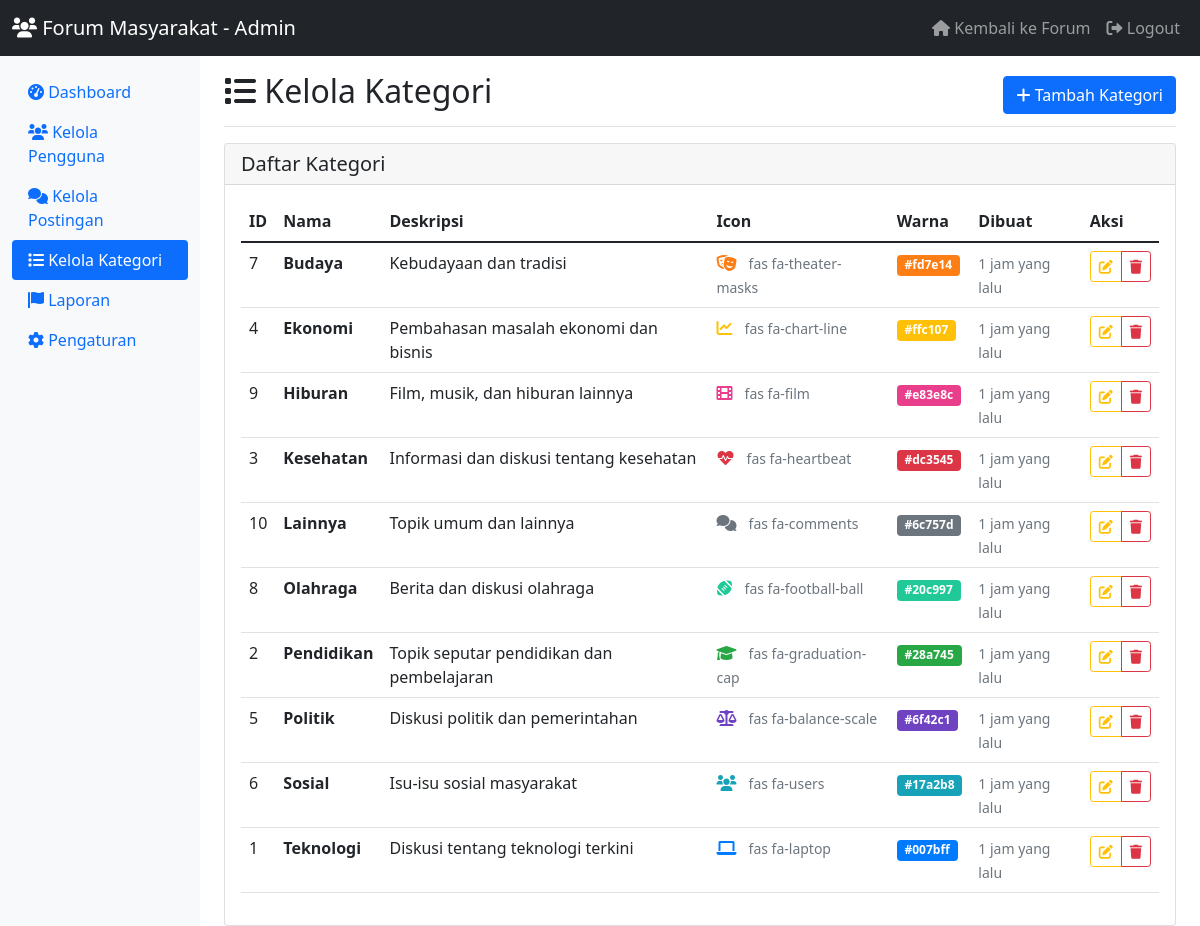
Screenshot of /admin/categories.php (signed in) with the database file from the repository.
### tables this page shows
CREATE TABLE categories (
    id INT AUTO_INCREMENT PRIMARY KEY,
    name VARCHAR(100) NOT NULL,
    description TEXT,
    icon VARCHAR(50) DEFAULT NULL,
    color VARCHAR(7) DEFAULT '#007bff',
    sort_order INT DEFAULT 0,
    created_at TIMESTAMP DEFAULT CURRENT_TIMESTAMP
);

### includes/functions.php (called while the page is built, shortened)
<?php
require_once ROOT_PATH . '/config/database.php';
function getAllCategories()
{
    global $pdo;
    $query = "SELECT * FROM categories ORDER BY name ASC";
    $stmt = $pdo->query($query);
    return $stmt->fetchAll();
}
function timeAgo($datetime)
{
    $time = time() - strtotime($datetime);
    if ($time < 86400) return floor($time / 3600) . ' jam yang lalu';
    return floor($time / 31536000) . ' tahun yang lalu';
}

### admin/categories.php (the view, shortened to what this page needs)
<?php
require_once '../config/database.php';
require_once '../includes/functions.php';
$categories = getAllCategories();
?>
<!DOCTYPE html>
<html lang="id">
<head>
    <link href="https://cdn.jsdelivr.net/npm/bootstrap@5.1.3/dist/css/bootstrap.min.css" rel="stylesheet">
    <link href="https://cdnjs.cloudflare.com/ajax/libs/font-awesome/6.0.0/css/all.min.css" rel="stylesheet">
</head>
<body>
    <nav class="navbar navbar-expand-lg navbar-dark bg-dark">
        <div class="container-fluid">
            <a class="navbar-brand" href="../index.php">
                <i class="fas fa-users"></i> Forum Masyarakat - Admin
            </a>
            <div class="navbar-nav ms-auto">
                <a class="nav-link" href="../index.php">
                    <i class="fas fa-home"></i> Kembali ke Forum
                </a>
                <a class="nav-link" href="../logout.php">
                    <i class="fas fa-sign-out-alt"></i> Logout
                </a>
            </div>
        </div>
    </nav>
    <div class="container-fluid">
        <div class="row">
            <div class="col-md-3 col-lg-2 sidebar bg-light">
                <div class="position-sticky pt-3">
                    <ul class="nav nav-pills flex-column mb-auto">
                        <li class="nav-item">
                            <a href="index.php" class="nav-link">
                                <i class="fas fa-tachometer-alt"></i> Dashboard
                            </a>
                        </li>
                        <li>
                            <a href="users.php" class="nav-link">
                                <i class="fas fa-users"></i> Kelola Pengguna
                            </a>
                        </li>
                        <li>
                            <a href="posts.php" class="nav-link">
                                <i class="fas fa-comments"></i> Kelola Postingan
                            </a>
                        </li>
                        <li>
                            <a href="categories.php" class="nav-link active">
                                <i class="fas fa-list"></i> Kelola Kategori
                            </a>
                        </li>
                        <li>
                            <a href="reports.php" class="nav-link">
                                <i class="fas fa-flag"></i> Laporan
                            </a>
                        </li>
                        <li>
                            <a href="settings.php" class="nav-link">
                                <i class="fas fa-cog"></i> Pengaturan
                            </a>
                        </li>
                    </ul>
                </div>
            </div>
            <div class="col-md-9 ms-sm-auto col-lg-10 px-md-4">
                <div class="d-flex justify-content-between flex-wrap flex-md-nowrap align-items-center pt-3 pb-2 mb-3 border-bottom">
                    <h1 class="h2">
                        <i class="fas fa-list"></i> Kelola Kategori
                    </h1>
                    <button class="btn btn-primary" data-bs-toggle="modal" data-bs-target="#addCategoryModal">
                        <i class="fas fa-plus"></i> Tambah Kategori
                    </button>
                </div>
                <div class="card">
                    <div class="card-header">
                        <h5 class="card-title mb-0">Daftar Kategori</h5>
                    </div>
                    <div class="card-body">
                        <?php if (empty($categories)): ?>
                            <div class="text-center py-4">
                                <i class="fas fa-folder-open fa-3x text-muted mb-3"></i>
                                <h5>Belum Ada Kategori</h5>
                                <p class="text-muted">Mulai dengan membuat kategori pertama!</p>
                                <button class="btn btn-primary" data-bs-toggle="modal" data-bs-target="#addCategoryModal">
                                    <i class="fas fa-plus"></i> Tambah Kategori
                                </button>
                            </div>
                        <?php else: ?>
                            <div class="table-responsive">
                                <table class="table table-hover">
                                    <thead>
                                        <tr>
                                            <th>ID</th>
                                            <th>Nama</th>
                                            <th>Deskripsi</th>
                                            <th>Icon</th>
                                            <th>Warna</th>
                                            <th>Dibuat</th>
                                            <th>Aksi</th>
                                        </tr>
                                    </thead>
                                    <tbody>
                                        <?php foreach ($categories as $category): ?>
                                            <tr>
                                                <td><?php echo $category['id']; ?></td>
                                                <td>
                                                    <strong><?php echo htmlspecialchars($category['name']); ?></strong>
                                                </td>
                                                <td>
                                                    <?php echo htmlspecialchars($category['description'] ?? '-'); ?>
                                                </td>
                                                <td>
                                                    <?php if ($category['icon']): ?>
                                                        <i class="<?php echo htmlspecialchars($category['icon']); ?>"
                                                            style="color: <?php echo htmlspecialchars($category['color']); ?>"></i>
                                                        <small class="text-muted ms-2"><?php echo htmlspecialchars($category['icon']); ?></small>
                                                    <?php else: ?>
                                                        <span class="text-muted">-</span>
                                                    <?php endif; ?>
                                                </td>
                                                <td>
                                                    <span class="badge" style="background-color: <?php echo htmlspecialchars($category['color']); ?>">
                                                        <?php echo htmlspecialchars($category['color']); ?>
                                                    </span>
                                                </td>
                                                <td>
                                                    <small class="text-muted">
                                                        <?php echo timeAgo($category['created_at']); ?>
                                                    </small>
                                                </td>
                                                <td>
                                                    <div class="btn-group btn-group-sm">
                                                        <button type="button" class="btn btn-outline-warning"
                                                            onclick="editCategory(<?php echo htmlspecialchars(json_encode($category)); ?>)">
                                                            <i class="fas fa-edit"></i>
                                                        </button>
                                                        <button type="button" class="btn btn-outline-danger"
                                                            onclick="deleteCategory(<?php echo $category['id']; ?>, '<?php echo htmlspecialchars($category['name']); ?>')">
                                                            <i class="fas fa-trash"></i>
                                                        </button>
                                                    </div>
                                                </td>
                                            </tr>
                                        <?php endforeach; ?>
                                    </tbody>
                                </table>
                            </div>
                        <?php endif; ?>
                    </div>
                </div>
            </div>
        </div>
    </div>
</body>
</html>

### rows the page displays
categories: id "7", name "Budaya", description "Kebudayaan dan tradisi", icon "fas fa-theater-masks", color "#fd7e14", created_at "1 jam yang lalu"
categories: id "4", name "Ekonomi", description "Pembahasan masalah ekonomi dan bisnis", icon "fas fa-chart-line", color "#ffc107", created_at "1 jam yang lalu"
categories: id "9", name "Hiburan", description "Film, musik, dan hiburan lainnya", icon "fas fa-film", color "#e83e8c", created_at "1 jam yang lalu"
categories: id "3", name "Kesehatan", description "Informasi dan diskusi tentang kesehatan", icon "fas fa-heartbeat", color "#dc3545", created_at "1 jam yang lalu"
categories: id "10", name "Lainnya", description "Topik umum dan lainnya", icon "fas fa-comments", color "#6c757d", created_at "1 jam yang lalu"
categories: id "8", name "Olahraga", description "Berita dan diskusi olahraga", icon "fas fa-football-ball", color "#20c997", created_at "1 jam yang lalu"
categories: id "2", name "Pendidikan", description "Topik seputar pendidikan dan pembelajaran", icon "fas fa-graduation-cap", color "#28a745", created_at "1 jam yang lalu"
categories: id "5", name "Politik", description "Diskusi politik dan pemerintahan", icon "fas fa-balance-scale", color "#6f42c1", created_at "1 jam yang lalu"
categories: id "6", name "Sosial", description "Isu-isu sosial masyarakat", icon "fas fa-users", color "#17a2b8", created_at "1 jam yang lalu"
categories: id "1", name "Teknologi", description "Diskusi tentang teknologi terkini", icon "fas fa-laptop", color "#007bff", created_at "1 jam yang lalu"
